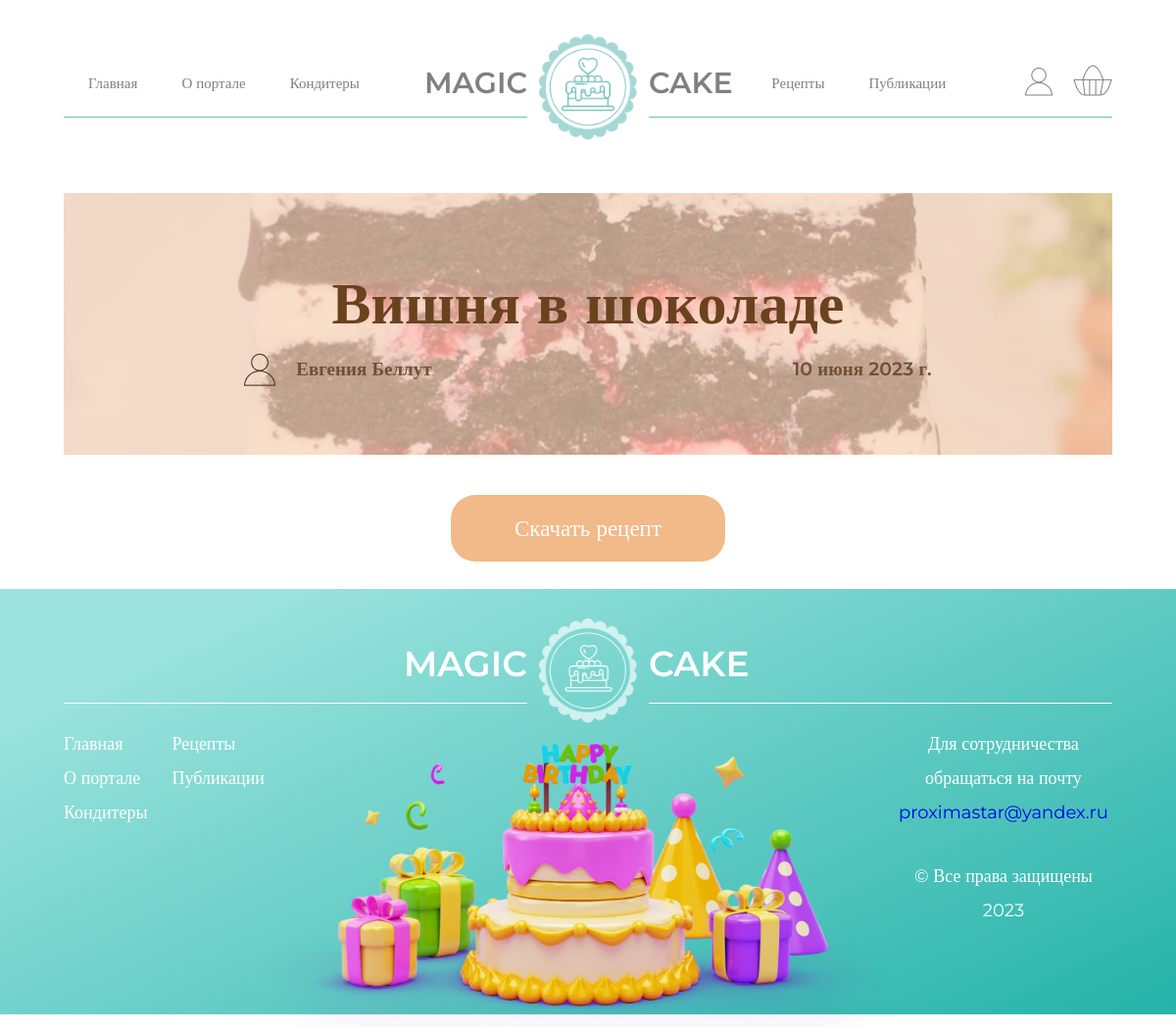
The page /recipes/2/ on the database its author committed.
### site_cake/models.py (models this page shows, shortened)
class Recipe(models.Model):
    RECIPE_STATUS = [
        ('1', 'Черновик'),
        ('2', 'Опубликовано'),
        ('3', 'На модерации'),
    ]
    user = models.ForeignKey(User, on_delete=models.CASCADE)
    category = models.ForeignKey(Category, on_delete=models.DO_NOTHING)
    type = models.ForeignKey(Type, on_delete=models.DO_NOTHING)
    name = models.CharField(max_length=100)
    video_url = models.CharField(null=True, blank=True, max_length=400, verbose_name="Ссылка на видео",
                                 help_text="Ссылка на видеорецепт (YouTube)")
    doc_recipe = models.FileField(null=True, blank=True, upload_to='recipe_doc/')
    created_on = models.DateTimeField(auto_now_add=True)
    image_recipe = models.ImageField(default='default_recipe.jpg', upload_to='recipe_pics')
    status = models.CharField(choices=RECIPE_STATUS, default='1', max_length=1)
    class Meta:
        verbose_name = 'Рецепт'
        verbose_name_plural = 'Рецепты'

class User(AbstractUser):
    first_name = models.CharField(max_length=60, null=True)
    last_name = models.CharField(max_length=60, null=True)
    email = models.EmailField(max_length=60, unique=True, blank=True, null=True, default=None)
    username = models.CharField(max_length=30, unique=True, blank=True, null=True)
    is_cooker = models.BooleanField('Статус кондитера', default=False)
    is_customer = models.BooleanField('Статус заказчика', default=False)
    is_active = models.BooleanField(default=True)
    is_superuser = models.BooleanField(default=False)
    objects = UserManager()
    class Meta:
        verbose_name = 'Пользователь'
        verbose_name_plural = 'Пользователи'

### site_cake/views.py (the view)
# urls.py: path('recipes/<int:id>/', views.recipe_detail, name='recipe_single'),
def recipe_detail(request, id):
    recipe = Recipe.objects.get(pk=id)
    if not FavoriteRecipe.objects.filter(recipe=id, user=request.user.id):
        fav = False
    else:
        fav = True
    return render(request, 'recipe_detail.html', {'recipe_info': recipe, 'fav': fav})

### templates/recipe_detail.html (shortened to what this page needs)
{% extends 'base.html' %}
{% load static %}
{% block base %}
    <div class="container recipe_info_block">
        <div class="info_recipe" style="background: url('{{ recipe_info.image_recipe.url }}') no-repeat center; background-size: cover;">
            <div class="recipe_info_about">
                <h2 class="recipe_title">{{ recipe_info.name }}</h2>
                <div class="recipe_about">
                    <div class="author_info">
                        <img src="{% static 'img/author.png' %}" class="author_icon" alt="">
                        <p class="author_name">{{ recipe_info.user.first_name }} {{ recipe_info.user.last_name }}</p>
                    </div>
                    <p class="recipe_publish">{{ recipe_info.created_on.date }}</p>
                </div>
            </div>
        </div>
        <div class="recipe_links">
            <a href="{{ recipe_info.doc_recipe.url }}" class="download_link">Скачать рецепт</a>
        </div>
    </div>
{% endblock base %}

### static/css/style.css (style rules this page uses)
* { margin: 0; padding: 0; }
a { cursor: pointer !important; text-decoration: none !important; }
.container { max-width: 1280px; margin: 0 auto; font-weight: normal; }
.info_recipe { position: relative; padding: 70px 0; margin-bottom: 65px; }
.info_recipe::after { content: ""; width: 100%; height: 100%; position: absolute; bottom: 0; left: 0; z-index: 1; background: rgba(252, 215, 184, 0.71); }
.recipe_info_about { text-align: center; z-index: 3; position: relative; }
.recipe_title { font-family: 'Montserrat'; font-style: normal; font-weight: 700; font-size: 60px; line-height: 44px; color: #6B421E; margin: 20px 0 30px 0; }
.recipe_about { display: flex; align-items: center; justify-content: space-around; font-family: 'Montserrat'; font-style: normal; font-weight: 600; font-size: 19px; line-height: 26px; color: #6F5036; }
.author_info { display: flex; align-items: center; }
.author_name { margin-left: 20px; }
.recipe_links { text-align: center; }
.download_link { background: #F2B989; border-radius: 25px; padding: 20px 65px; font-family: 'Montserrat'; font-style: normal; font-weight: 500; font-size: 23px; line-height: 20px; text-align: center; color: #FFFFFF; }
@media (max-width:1280px) { .container { max-width: 1070px; } }

### rows shown on the page
Recipe: image_recipe (picture), name "Вишня в шоколаде", user.first_name "Евгения", user.last_name "Беллут", created_on "10 июня 2023 г."
